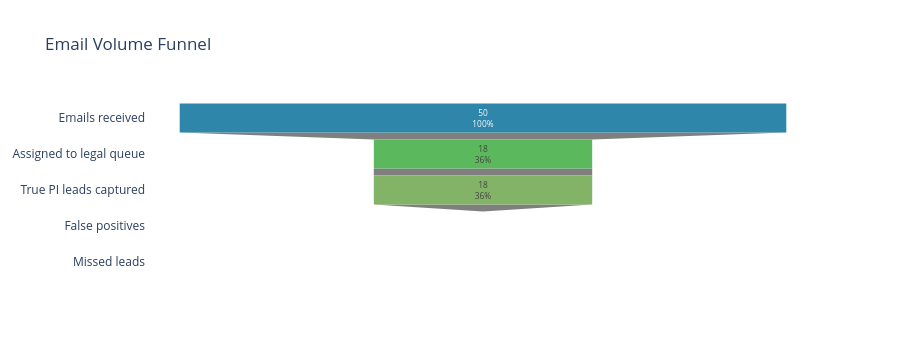
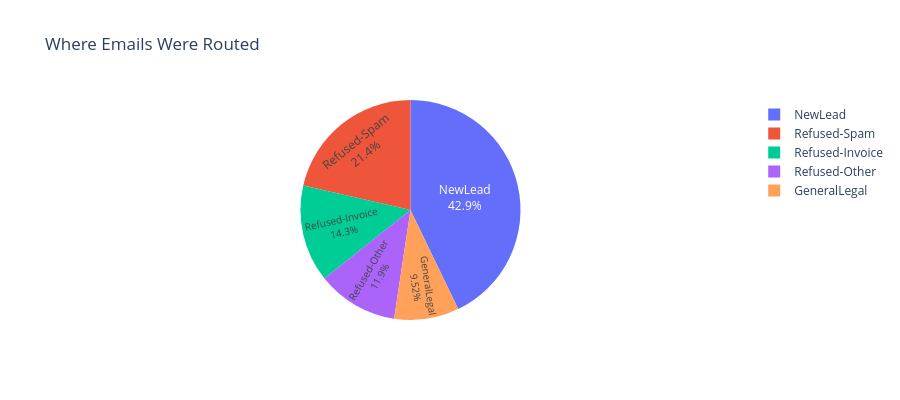

Notebook code for these charts, in order:
### Markdown cell above
---
## §7  CEO One-Page Summary

A single view for non-technical stakeholders: pipeline throughput, quality, cost, and what the machine is handing to lawyers.

### Code cell
# ── Volume funnel ────────────────────────────────────────────────────────────
total         = len(df)
true_pi       = (df["gt_class"] == "pi_lead").sum()
pred_new_lead = (df["predicted_sink"] == "NewLead").sum()
tp            = kpis.get("tp", 0)
fp            = kpis.get("fp", 0)
fn            = kpis.get("fn", 0)
refused       = (df["predicted_sink"].str.startswith("Refused")).sum()

funnel = go.Figure(go.Funnel(
    y=["Emails received", "Assigned to legal queue", "True PI leads captured", "False positives", "Missed leads"],
    x=[total, pred_new_lead, tp, fp, fn],
    textinfo="value+percent initial",
    marker={"color": ["#2E86AB", "#5CB85C", "#82B366", "#F0AD4E", "#D9534F"]},
))
funnel.update_layout(title="Email Volume Funnel", height=360)
funnel.show()

# ── Routing breakdown ────────────────────────────────────────────────────────
routing = df["predicted_sink"].value_counts().reset_index()
routing.columns = ["Routing Decision", "Count"]
fig_r = px.pie(routing, values="Count", names="Routing Decision",
                title="Where Emails Were Routed",
                color_discrete_map={
                    "NewLead": "#82B366",
                    "GeneralLegal": "#6C8EBF",
                    "Refused-Spam": "#D9534F",
                    "Refused-Invoice": "#F0AD4E",
                    "Refused-Other": "#AEB6BF",
                })
fig_r.update_traces(textposition="inside", textinfo="percent+label")
fig_r.update_layout(height=400)
fig_r.show()

### Figure 1 — Plotly figure (JSON) as saved in the notebook; plotly's stock layout.template omitted (floating-point values rounded to 4 significant figures)
{"data": [{"marker": {"color": ["#2E86AB", "#5CB85C", "#82B366", "#F0AD4E", "#D9534F"]}, "textinfo": "value+percent initial", "type": "funnel", "x": [50, 18, 18, 0, 0], "y": ["Emails received", "Assigned to legal queue", "True PI leads captured", "False positives", "Missed leads"]}], "layout": {"height": 360, "title": {"text": "Email Volume Funnel"}}}

### Figure 2 — Plotly figure (JSON) as saved in the notebook; plotly's stock layout.template omitted (floating-point values rounded to 4 significant figures)
{"data": [{"domain": {"x": [0, 1], "y": [0, 1]}, "hovertemplate": "Routing Decision=%{label}<br>Count=%{value}<extra></extra>", "labels": ["NewLead", "Refused-Spam", "Refused-Invoice", "Refused-Other", "GeneralLegal"], "legendgroup": "", "name": "", "showlegend": true, "textinfo": "percent+label", "textposition": "inside", "type": "pie", "values": [18, 9, 6, 5, 4]}], "layout": {"height": 400, "legend": {"tracegroupgap": 0}, "title": {"text": "Where Emails Were Routed"}}}
